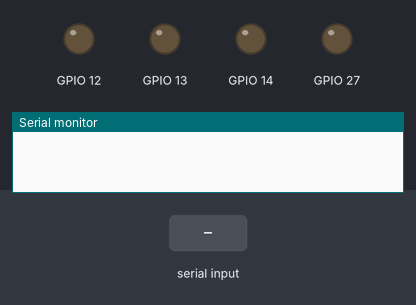
A sketch run on a simulated ESP32. On the bench: output pins drawn as LEDs (lit = HIGH), the last lines printed to the serial monitor. Inputs (shaded band) come from the test bench. Nothing arrives over Bluetooth unless stated.

Above: at 1.2 s.
1.3 s: "1" received over the second serial link
At 3.5 s:
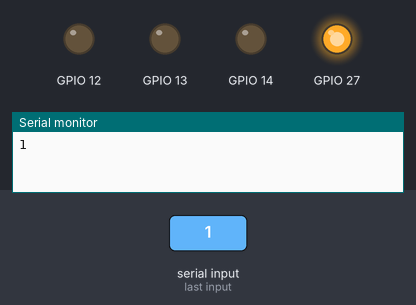
3.8 s: "2" received over the second serial link
At 5.5 s:
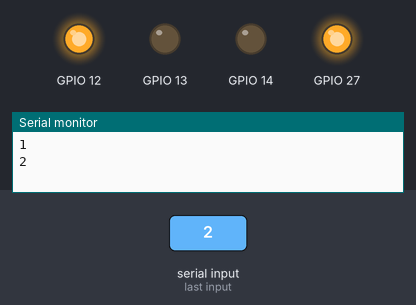
6.3 s: "1" received over the second serial link
At 8.5 s:
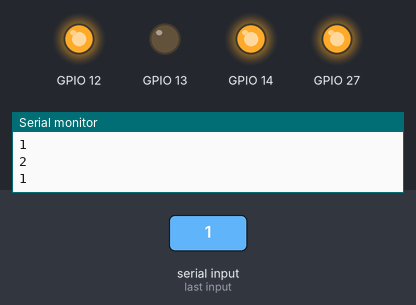
8.8 s: "2" received over the second serial link
At 10.5 s:
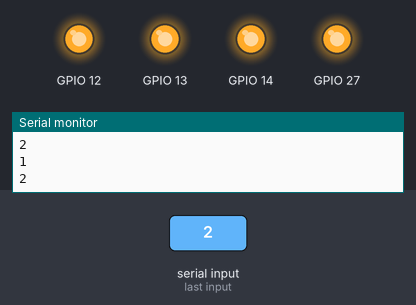
Timing chart, 0 to 12.0 s (numbered marks = the images above; inputs shaded):
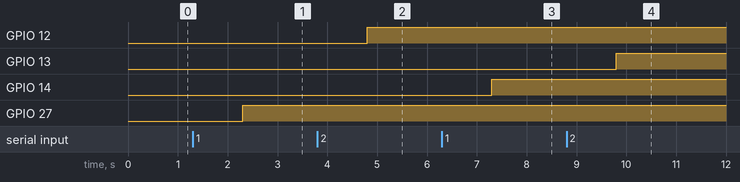

Measured:
- after the input at 1.3 s, GPIO 27: LOW → HIGH after 1.0 s
- after the input at 3.8 s, GPIO 12: LOW → HIGH after 1.0 s
- after the input at 6.3 s, GPIO 14: LOW → HIGH after 1.0 s
- after the input at 8.8 s, GPIO 13: LOW → HIGH after 1.0 s

The sketch:

sketch_dec01a.ino
```cpp
#include <BluetoothSerial.h>
BluetoothSerial BT;

int i = 0;
int k = 0;

void setup() {
  // put your setup code here, to run once:
  Serial.begin(115200);
  pinMode(12, OUTPUT);
  pinMode(13, OUTPUT);
  pinMode(14, OUTPUT);
  pinMode(27, OUTPUT);
  BT.begin("doudouTestEsp32");//請改名
}

void loop() {
  // put your main code here, to run repeatedly:
  while (BT.available()) {
    //讀取藍芽資料
    String BTdata=BT.readString();
    //顯示在序列視窗
    Serial.println(BTdata);
    if(BTdata=="1"){
      i++;
      if( i == 1 ){
            digitalWrite(27,HIGH);
      }
      else if( i == 2 ){
            digitalWrite(14,HIGH);
            i = 0;
      }
    }
    if(BTdata=="2"){
      k++;
      if( k == 1 ){
            digitalWrite(12,HIGH);
      }
      else if( k == 2 ){
            digitalWrite(13,HIGH);
            k = 0;
      }
    }

    if(BTdata=="New Game"){
      digitalWrite(12,LOW);
      digitalWrite(13,LOW);
      digitalWrite(14,LOW);
      digitalWrite(27,LOW);
      i = 0;
      k = 0;
      }

        }

  delay(1);
}
//|| "disconnect"
```
